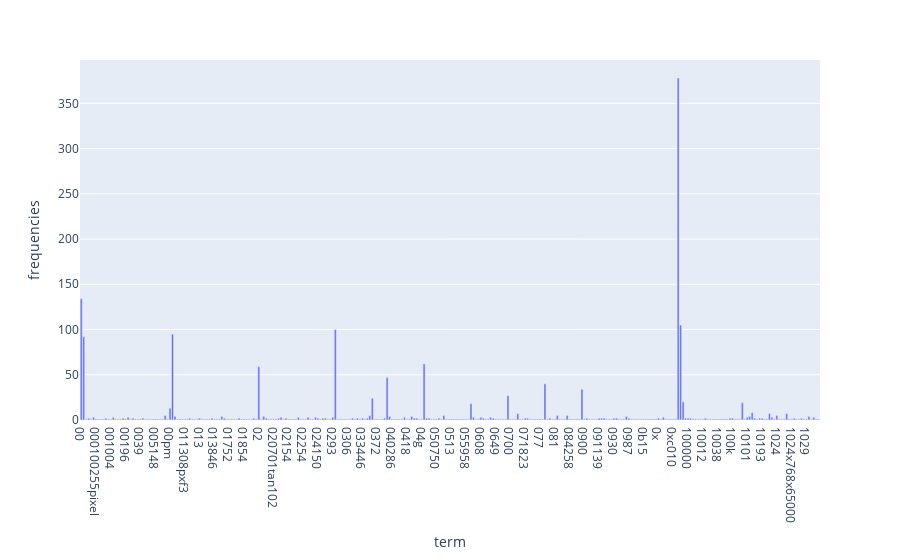

Write notebook code for a chart like this one.
### Code cell
# Answer here
import plotly.express as px
term_frequencies_df = pd.DataFrame(count_vect.get_feature_names_out()[:300], columns = ['term'])
term_frequencies_df['frequencies'] = term_frequencies[:300]

fig = px.bar(term_frequencies_df, x='term', y='frequencies')
fig.show()

### Figure 1 — Plotly figure (JSON) as saved in the notebook; plotly's stock layout.template omitted (floating-point values rounded to 4 significant figures; data arrays with more than 128 entries replaced by an {"elided": "..."} marker saying what was removed)
{"data": [{"alignmentgroup": "True", "hovertemplate": "term=%{x}<br>frequencies=%{y}<extra></extra>", "legendgroup": "", "marker": {"color": "#636efa", "pattern": {"shape": ""}}, "name": "", "offsetgroup": "", "orientation": "v", "showlegend": false, "textposition": "auto", "type": "bar", "x": {"elided": "300 str values"}, "xaxis": "x", "y": {"elided": "300 int values"}, "yaxis": "y"}], "layout": {"barmode": "relative", "legend": {"tracegroupgap": 0}, "margin": {"t": 60}, "xaxis": {"anchor": "y", "domain": [0, 1], "title": {"text": "term"}}, "yaxis": {"anchor": "x", "domain": [0, 1], "title": {"text": "frequencies"}}}}
